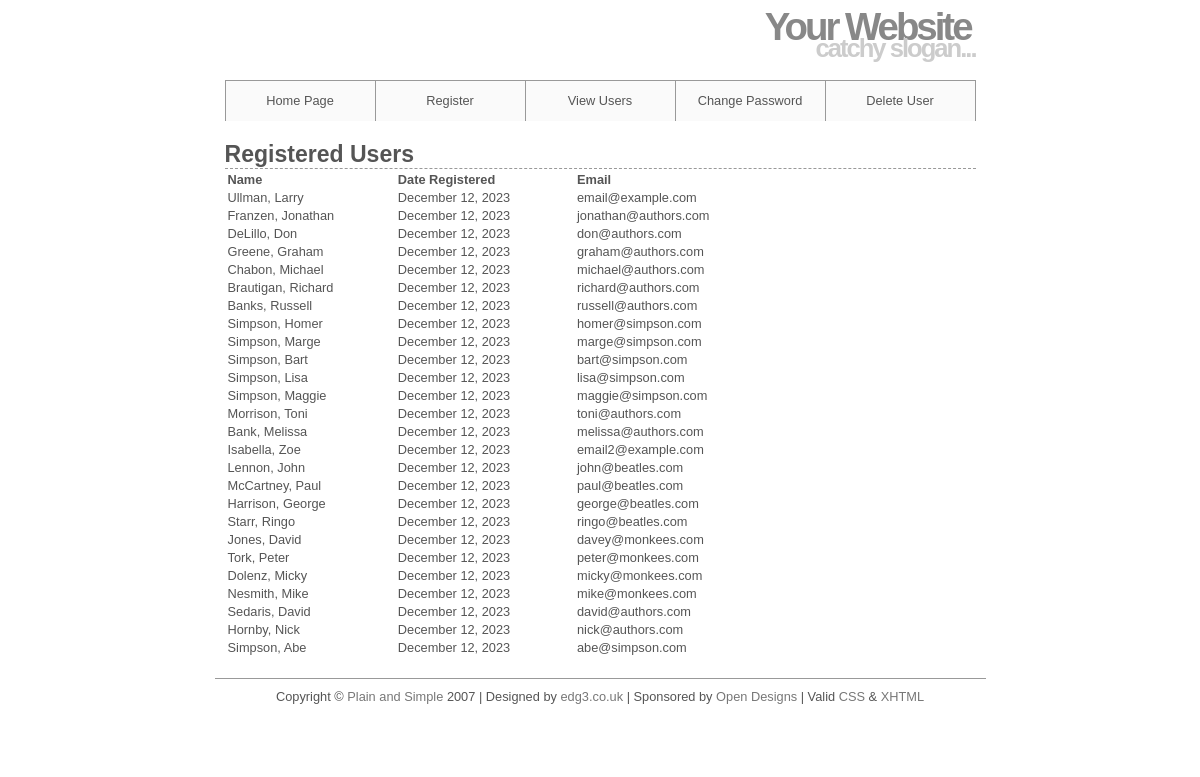
The app's page /view_users.php with its own data.
### tables this page shows
CREATE TABLE users (
user_id MEDIUMINT UNSIGNED NOT NULL AUTO_INCREMENT,
first_name VARCHAR(20) NOT NULL,
last_name VARCHAR(40) NOT NULL,
email VARCHAR(60) NOT NULL,
pass CHAR(40) NOT NULL,
registration_date DATETIME NOT NULL,
PRIMARY KEY (user_id)
);

### view_users.php (the view, shortened to what this page needs)
<?php
echo '<h1>Registered Users</h1>';
require ('C:/wamp64/www/CPT202/ch09 (3)/mysqli_connect.php');
$q = "SELECT CONCAT(last_name, ', ', first_name) AS name, DATE_FORMAT(registration_date, '%M %d, %Y') AS dr, email FROM users ORDER BY registration_date ASC";
$r = @mysqli_query ($dbc, $q);
if ($r) {
	echo '<table align="center" cellspacing="3" cellpadding="3" width="75%">
	<tr><td align="left"><b>Name</b></td><td align="left"><b>Date Registered</b></td><td><b>Email</b></td></tr>
';
	while ($row = mysqli_fetch_array($r, MYSQLI_ASSOC)) {
		echo '<tr><td align="left">' . $row['name'] . '</td><td align="left">' . $row['dr'] . '</td>
		<td align="left">' . $row['email'] . '</td>
		</tr>
		';
	}
	echo '</table>';
} else {
	echo '<p class="error">The current users could not be retrieved. We apologize for any inconvenience.</p>';
	echo '<p>' . mysqli_error($dbc) . '<br /><br />Query: ' . $q . '</p>';
}
?>

### includes/style.css (style rules this page uses)
* { border:0; margin:0; padding:0; }
a { color:#777; text-decoration:none; }
body { background:#ffffff; color:#555; font:0.8em Arial, Helvetica, "bitstream vera sans", sans-serif; }
#header { border-bottom:1px solid #999; height:80px; margin:0 auto; width:751px; }
#header h1 { color:#888; font-size:300%; letter-spacing:-3px; text-align:right; padding:5px; margin-bottom:-20px; }
#header h2 { color:#CCC; font-size:200%; letter-spacing:-2px; text-align:right; }
#navigation { background:#fafafa; border-right:1px solid #999; margin:0 auto; width:750px; height:40px; list-style:none; }
#navigation li { border-left:1px solid #999; float:left; width:149px; list-style:none; }
#navigation a { color:#555; display:block; line-height:40px; text-align:center; }
#content { height:auto; margin:0 auto; padding:0 0 20px; width:751px; }
#content h1 { border-bottom:1px dashed #999; font-size:1.8em; padding:20px 0 0; }
#footer { border-top:1px solid #999; height:50px; margin:0 auto; padding:10px; text-align:center; width:751px; }

### records on screen
users: name "Ullman, Larry", dr "December 12, 2023", email "email@example.com"
users: name "Franzen, Jonathan", dr "December 12, 2023", email "jonathan@authors.com"
users: name "DeLillo, Don", dr "December 12, 2023", email "don@authors.com"
users: name "Greene, Graham", dr "December 12, 2023", email "graham@authors.com"
users: name "Chabon, Michael", dr "December 12, 2023", email "michael@authors.com"
users: name "Brautigan, Richard", dr "December 12, 2023", email "richard@authors.com"
users: name "Banks, Russell", dr "December 12, 2023", email "russell@authors.com"
users: name "Simpson, Homer", dr "December 12, 2023", email "homer@simpson.com"
users: name "Simpson, Marge", dr "December 12, 2023", email "marge@simpson.com"
users: name "Simpson, Bart", dr "December 12, 2023", email "bart@simpson.com"
users: name "Simpson, Lisa", dr "December 12, 2023", email "lisa@simpson.com"
users: name "Simpson, Maggie", dr "December 12, 2023", email "maggie@simpson.com"
users: name "Morrison, Toni", dr "December 12, 2023", email "toni@authors.com"
users: name "Bank, Melissa", dr "December 12, 2023", email "melissa@authors.com"
users: name "Isabella, Zoe", dr "December 12, 2023", email "email2@example.com"
users: name "Lennon, John", dr "December 12, 2023", email "john@beatles.com"
users: name "McCartney, Paul", dr "December 12, 2023", email "paul@beatles.com"
users: name "Harrison, George", dr "December 12, 2023", email "george@beatles.com"
users: name "Starr, Ringo", dr "December 12, 2023", email "ringo@beatles.com"
users: name "Jones, David", dr "December 12, 2023", email "davey@monkees.com"
users: name "Tork, Peter", dr "December 12, 2023", email "peter@monkees.com"
users: name "Dolenz, Micky", dr "December 12, 2023", email "micky@monkees.com"
users: name "Nesmith, Mike", dr "December 12, 2023", email "mike@monkees.com"
users: name "Sedaris, David", dr "December 12, 2023", email "david@authors.com"
users: name "Hornby, Nick", dr "December 12, 2023", email "nick@authors.com"
users: name "Simpson, Abe", dr "December 12, 2023", email "abe@simpson.com"
